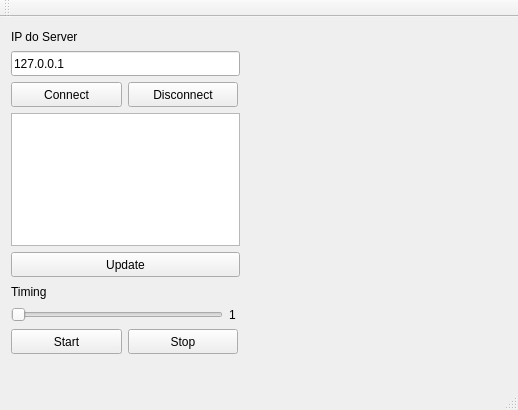
<?xml version="1.0" encoding="UTF-8"?>
<ui version="4.0">
 <class>MainWindow</class>
 <widget class="QMainWindow" name="MainWindow">
  <property name="geometry">
   <rect>
    <x>0</x>
    <y>0</y>
    <width>516</width>
    <height>410</height>
   </rect>
  </property>
  <property name="windowTitle">
   <string>MainWindow</string>
  </property>
  <widget class="QWidget" name="centralWidget">
   <layout class="QGridLayout" name="gridLayout">
    <item row="0" column="0">
     <layout class="QVBoxLayout" name="verticalLayout">
      <item>
       <widget class="QLabel" name="label">
        <property name="minimumSize">
         <size>
          <width>229</width>
          <height>17</height>
         </size>
        </property>
        <property name="maximumSize">
         <size>
          <width>229</width>
          <height>16777215</height>
         </size>
        </property>
        <property name="text">
         <string>IP do Server</string>
        </property>
       </widget>
      </item>
      <item>
       <widget class="QLineEdit" name="lineEdit">
        <property name="minimumSize">
         <size>
          <width>229</width>
          <height>25</height>
         </size>
        </property>
        <property name="maximumSize">
         <size>
          <width>229</width>
          <height>16777215</height>
         </size>
        </property>
        <property name="text">
         <string>127.0.0.1</string>
        </property>
       </widget>
      </item>
      <item>
       <layout class="QHBoxLayout" name="horizontalLayout_4">
        <item>
         <widget class="QPushButton" name="connect">
          <property name="minimumSize">
           <size>
            <width>111</width>
            <height>25</height>
           </size>
          </property>
          <property name="maximumSize">
           <size>
            <width>111</width>
            <height>16777215</height>
           </size>
          </property>
          <property name="text">
           <string>Connect</string>
          </property>
         </widget>
        </item>
        <item>
         <widget class="QPushButton" name="disconnect">
          <property name="minimumSize">
           <size>
            <width>110</width>
            <height>25</height>
           </size>
          </property>
          <property name="maximumSize">
           <size>
            <width>110</width>
            <height>16777215</height>
           </size>
          </property>
          <property name="text">
           <string>Disconnect</string>
          </property>
         </widget>
        </item>
       </layout>
      </item>
      <item>
       <widget class="QListWidget" name="listWidget">
        <property name="minimumSize">
         <size>
          <width>229</width>
          <height>105</height>
         </size>
        </property>
        <property name="maximumSize">
         <size>
          <width>229</width>
          <height>16777215</height>
         </size>
        </property>
       </widget>
      </item>
      <item>
       <widget class="QPushButton" name="update">
        <property name="minimumSize">
         <size>
          <width>229</width>
          <height>25</height>
         </size>
        </property>
        <property name="maximumSize">
         <size>
          <width>229</width>
          <height>16777215</height>
         </size>
        </property>
        <property name="text">
         <string>Update</string>
        </property>
       </widget>
      </item>
      <item>
       <widget class="QLabel" name="label_2">
        <property name="minimumSize">
         <size>
          <width>229</width>
          <height>17</height>
         </size>
        </property>
        <property name="maximumSize">
         <size>
          <width>229</width>
          <height>16777215</height>
         </size>
        </property>
        <property name="text">
         <string>Timing</string>
        </property>
       </widget>
      </item>
      <item>
       <layout class="QHBoxLayout" name="horizontalLayout_3">
        <item>
         <widget class="QSlider" name="time">
          <property name="minimumSize">
           <size>
            <width>212</width>
            <height>15</height>
           </size>
          </property>
          <property name="maximumSize">
           <size>
            <width>212</width>
            <height>16777215</height>
           </size>
          </property>
          <property name="minimum">
           <number>1</number>
          </property>
          <property name="orientation">
           <enum>Qt::Horizontal</enum>
          </property>
         </widget>
        </item>
        <item>
         <widget class="QLabel" name="label_3">
          <property name="minimumSize">
           <size>
            <width>9</width>
            <height>17</height>
           </size>
          </property>
          <property name="maximumSize">
           <size>
            <width>9</width>
            <height>16777215</height>
           </size>
          </property>
          <property name="text">
           <string>1</string>
          </property>
         </widget>
        </item>
       </layout>
      </item>
      <item>
       <layout class="QHBoxLayout" name="horizontalLayout_2">
        <item>
         <widget class="QPushButton" name="start">
          <property name="minimumSize">
           <size>
            <width>111</width>
            <height>25</height>
           </size>
          </property>
          <property name="maximumSize">
           <size>
            <width>111</width>
            <height>16777215</height>
           </size>
          </property>
          <property name="text">
           <string>Start</string>
          </property>
         </widget>
        </item>
        <item>
         <widget class="QPushButton" name="stop">
          <property name="minimumSize">
           <size>
            <width>110</width>
            <height>25</height>
           </size>
          </property>
          <property name="maximumSize">
           <size>
            <width>110</width>
            <height>16777215</height>
           </size>
          </property>
          <property name="text">
           <string>Stop</string>
          </property>
         </widget>
        </item>
       </layout>
      </item>
      <item>
       <layout class="QHBoxLayout" name="horizontalLayout">
        <item>
         <widget class="QLabel" name="label_4">
          <property name="minimumSize">
           <size>
            <width>111</width>
            <height>17</height>
           </size>
          </property>
          <property name="maximumSize">
           <size>
            <width>111</width>
            <height>16777215</height>
           </size>
          </property>
          <property name="text">
           <string/>
          </property>
         </widget>
        </item>
        <item>
         <widget class="QLabel" name="label_5">
          <property name="minimumSize">
           <size>
            <width>110</width>
            <height>17</height>
           </size>
          </property>
          <property name="maximumSize">
           <size>
            <width>110</width>
            <height>16777215</height>
           </size>
          </property>
          <property name="text">
           <string/>
          </property>
         </widget>
        </item>
       </layout>
      </item>
     </layout>
    </item>
    <item row="0" column="1">
     <widget class="Plotter" name="widget" native="true">
      <property name="minimumSize">
       <size>
        <width>261</width>
        <height>331</height>
       </size>
      </property>
     </widget>
    </item>
   </layout>
  </widget>
  <widget class="QMenuBar" name="menuBar">
   <property name="geometry">
    <rect>
     <x>0</x>
     <y>0</y>
     <width>516</width>
     <height>22</height>
    </rect>
   </property>
  </widget>
  <widget class="QToolBar" name="mainToolBar">
   <attribute name="toolBarArea">
    <enum>TopToolBarArea</enum>
   </attribute>
   <attribute name="toolBarBreak">
    <bool>false</bool>
   </attribute>
  </widget>
  <widget class="QStatusBar" name="statusBar"/>
 </widget>
 <layoutdefault spacing="6" margin="11"/>
 <customwidgets>
  <customwidget>
   <class>Plotter</class>
   <extends>QWidget</extends>
   <header>plotter.h</header>
   <container>1</container>
  </customwidget>
 </customwidgets>
 <resources/>
 <connections/>
</ui>
